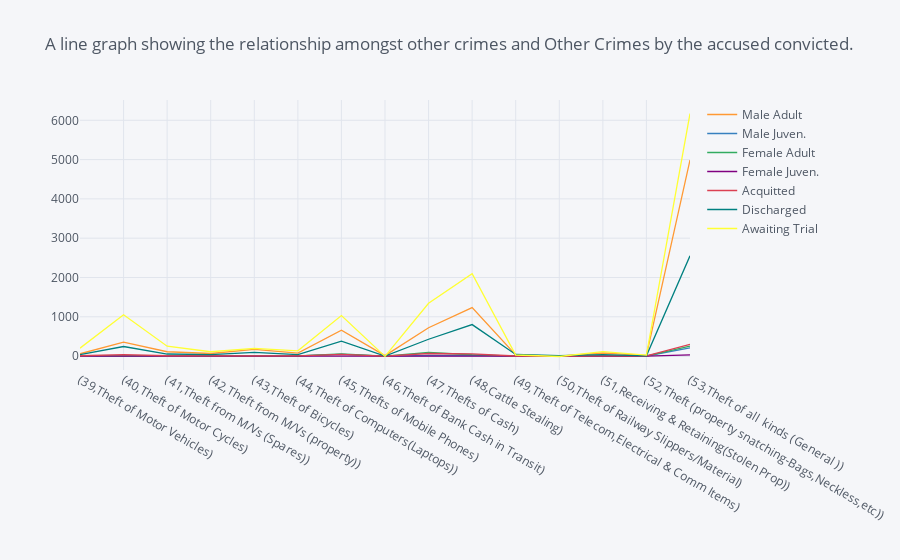

The notebook cell this image was saved under:
### Code cell
# Line graph for the Data stored in variable ActualAccusedconvicted
theft.iplot(kind='line',title='A line graph showing the relationship amongst other crimes and Other Crimes by the accused convicted.')

### Figure 1 — Plotly figure (JSON) as saved in the notebook; plotly's stock layout.template omitted (floating-point values rounded to 4 significant figures)
{"data": [{"line": {"color": "rgba(255, 153, 51, 1.0)", "dash": "solid", "shape": "linear", "width": 1.3}, "mode": "lines", "name": "Male Adult", "text": "", "type": "scatter", "x": ["(39,Theft of Motor Vehicles)", "(40,Theft of Motor Cycles)", "(41,Theft from M/Vs (Spares))", "(42,Theft from M/Vs (property))", "(43,Theft of Bicycles)", "(44,Theft of Computers(Laptops))", "(45,Thefts of Mobile Phones)", "(46,Theft of Bank Cash in Transit)", "(47,Thefts of Cash)", "(48,Cattle Stealing)", "(49,Theft of Telecom,Electrical & Comm Items)", "(50,Theft of Railway Slippers/Material)", "(51,Receiving & Retaining(Stolen Prop))", "(52,Theft (property snatching-Bags,Neckless,etc))", "(53,Theft of all  kinds (General ))"], "y": [59, 355, 110, 65, 171, 73, 657, 11, 720, 1233, 28, 1, 78, 18, 4987]}, {"line": {"color": "rgba(55, 128, 191, 1.0)", "dash": "solid", "shape": "linear", "width": 1.3}, "mode": "lines", "name": "Male Juven.", "text": "", "type": "scatter", "x": ["(39,Theft of Motor Vehicles)", "(40,Theft of Motor Cycles)", "(41,Theft from M/Vs (Spares))", "(42,Theft from M/Vs (property))", "(43,Theft of Bicycles)", "(44,Theft of Computers(Laptops))", "(45,Thefts of Mobile Phones)", "(46,Theft of Bank Cash in Transit)", "(47,Thefts of Cash)", "(48,Cattle Stealing)", "(49,Theft of Telecom,Electrical & Comm Items)", "(50,Theft of Railway Slippers/Material)", "(51,Receiving & Retaining(Stolen Prop))", "(52,Theft (property snatching-Bags,Neckless,etc))", "(53,Theft of all  kinds (General ))"], "y": [0, 8, 3, 0, 9, 3, 45, 0, 15, 20, 0, 0, 1, 2, 211]}, {"line": {"color": "rgba(50, 171, 96, 1.0)", "dash": "solid", "shape": "linear", "width": 1.3}, "mode": "lines", "name": "Female Adult", "text": "", "type": "scatter", "x": ["(39,Theft of Motor Vehicles)", "(40,Theft of Motor Cycles)", "(41,Theft from M/Vs (Spares))", "(42,Theft from M/Vs (property))", "(43,Theft of Bicycles)", "(44,Theft of Computers(Laptops))", "(45,Thefts of Mobile Phones)", "(46,Theft of Bank Cash in Transit)", "(47,Thefts of Cash)", "(48,Cattle Stealing)", "(49,Theft of Telecom,Electrical & Comm Items)", "(50,Theft of Railway Slippers/Material)", "(51,Receiving & Retaining(Stolen Prop))", "(52,Theft (property snatching-Bags,Neckless,etc))", "(53,Theft of all  kinds (General ))"], "y": [4, 2, 2, 0, 1, 2, 53, 0, 91, 33, 0, 0, 2, 1, 251]}, {"line": {"color": "rgba(128, 0, 128, 1.0)", "dash": "solid", "shape": "linear", "width": 1.3}, "mode": "lines", "name": "Female Juven.", "text": "", "type": "scatter", "x": ["(39,Theft of Motor Vehicles)", "(40,Theft of Motor Cycles)", "(41,Theft from M/Vs (Spares))", "(42,Theft from M/Vs (property))", "(43,Theft of Bicycles)", "(44,Theft of Computers(Laptops))", "(45,Thefts of Mobile Phones)", "(46,Theft of Bank Cash in Transit)", "(47,Thefts of Cash)", "(48,Cattle Stealing)", "(49,Theft of Telecom,Electrical & Comm Items)", "(50,Theft of Railway Slippers/Material)", "(51,Receiving & Retaining(Stolen Prop))", "(52,Theft (property snatching-Bags,Neckless,etc))", "(53,Theft of all  kinds (General ))"], "y": [0, 1, 0, 0, 1, 0, 7, 0, 17, 2, 0, 0, 1, 0, 29]}, {"line": {"color": "rgba(219, 64, 82, 1.0)", "dash": "solid", "shape": "linear", "width": 1.3}, "mode": "lines", "name": "Acquitted", "text": "", "type": "scatter", "x": ["(39,Theft of Motor Vehicles)", "(40,Theft of Motor Cycles)", "(41,Theft from M/Vs (Spares))", "(42,Theft from M/Vs (property))", "(43,Theft of Bicycles)", "(44,Theft of Computers(Laptops))", "(45,Thefts of Mobile Phones)", "(46,Theft of Bank Cash in Transit)", "(47,Thefts of Cash)", "(48,Cattle Stealing)", "(49,Theft of Telecom,Electrical & Comm Items)", "(50,Theft of Railway Slippers/Material)", "(51,Receiving & Retaining(Stolen Prop))", "(52,Theft (property snatching-Bags,Neckless,etc))", "(53,Theft of all  kinds (General ))"], "y": [8, 39, 8, 4, 8, 5, 43, 0, 65, 57, 2, 0, 4, 4, 297]}, {"line": {"color": "rgba(0, 128, 128, 1.0)", "dash": "solid", "shape": "linear", "width": 1.3}, "mode": "lines", "name": "Discharged", "text": "", "type": "scatter", "x": ["(39,Theft of Motor Vehicles)", "(40,Theft of Motor Cycles)", "(41,Theft from M/Vs (Spares))", "(42,Theft from M/Vs (property))", "(43,Theft of Bicycles)", "(44,Theft of Computers(Laptops))", "(45,Thefts of Mobile Phones)", "(46,Theft of Bank Cash in Transit)", "(47,Thefts of Cash)", "(48,Cattle Stealing)", "(49,Theft of Telecom,Electrical & Comm Items)", "(50,Theft of Railway Slippers/Material)", "(51,Receiving & Retaining(Stolen Prop))", "(52,Theft (property snatching-Bags,Neckless,etc))", "(53,Theft of all  kinds (General ))"], "y": [37, 243, 52, 35, 92, 38, 382, 1, 428, 801, 41, 12, 36, 7, 2551]}, {"line": {"color": "rgba(255, 255, 51, 1.0)", "dash": "solid", "shape": "linear", "width": 1.3}, "mode": "lines", "name": "Awaiting Trial", "text": "", "type": "scatter", "x": ["(39,Theft of Motor Vehicles)", "(40,Theft of Motor Cycles)", "(41,Theft from M/Vs (Spares))", "(42,Theft from M/Vs (property))", "(43,Theft of Bicycles)", "(44,Theft of Computers(Laptops))", "(45,Thefts of Mobile Phones)", "(46,Theft of Bank Cash in Transit)", "(47,Thefts of Cash)", "(48,Cattle Stealing)", "(49,Theft of Telecom,Electrical & Comm Items)", "(50,Theft of Railway Slippers/Material)", "(51,Receiving & Retaining(Stolen Prop))", "(52,Theft (property snatching-Bags,Neckless,etc))", "(53,Theft of all  kinds (General ))"], "y": [202, 1051, 252, 110, 198, 133, 1030, -9, 1343, 2099, 27, -11, 115, 24, 6173]}], "layout": {"legend": {"bgcolor": "#F5F6F9", "font": {"color": "#4D5663"}}, "paper_bgcolor": "#F5F6F9", "plot_bgcolor": "#F5F6F9", "title": {"font": {"color": "#4D5663"}, "text": "A line graph showing the relationship amongst other crimes and Other Crimes by the accused convicted."}, "xaxis": {"gridcolor": "#E1E5ED", "showgrid": true, "tickfont": {"color": "#4D5663"}, "title": {"font": {"color": "#4D5663"}, "text": ""}, "zerolinecolor": "#E1E5ED"}, "yaxis": {"gridcolor": "#E1E5ED", "showgrid": true, "tickfont": {"color": "#4D5663"}, "title": {"font": {"color": "#4D5663"}, "text": ""}, "zerolinecolor": "#E1E5ED"}}}
